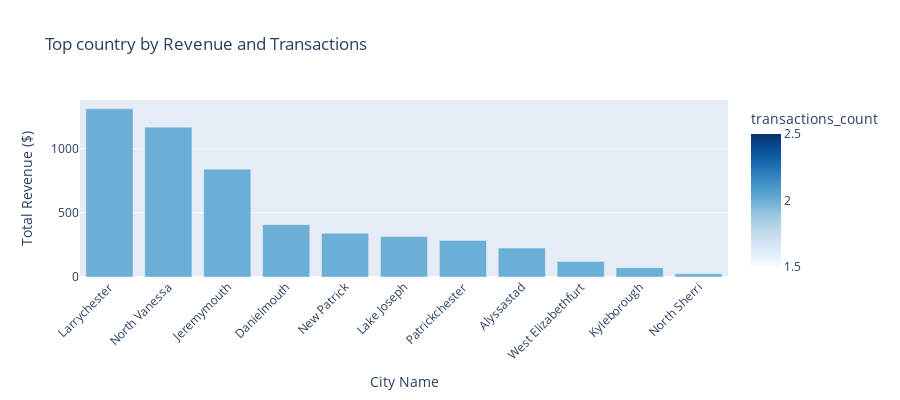

Notebook source saved alongside this figure:
### Code cell
city_stats = indicator_top_group(df_talta,revenue_column="revenue",groupBy_column="city", n=20)

# Creating the vizualization
fig_top_cities_revenue = px.bar(
        city_stats,
        x='city',
        y='total_revenue',
        hover_data={'transactions_count': True, 'total_revenue': ':.2f'},
        title='Top country by Revenue and Transactions',
        labels={'total_revenue': 'Total Revenue ($)', 'city': 'City Name'},
        color='transactions_count',
        color_continuous_scale='Blues'
)
fig_top_cities_revenue.update_layout(
        xaxis_tickangle=-45,
        height=400
)

### Figure 1 — Plotly figure (JSON) as saved in the notebook; plotly's stock layout.template omitted (floating-point values rounded to 4 significant figures)
{"data": [{"customdata": [[2], [2], [2], [2], [2], [2], [2], [2], [2], [2], [2]], "hovertemplate": "City Name=%{x}<br>Total Revenue ($)=%{y:.2f}<br>transactions_count=%{marker.color}<extra></extra>", "legendgroup": "", "marker": {"color": [2, 2, 2, 2, 2, 2, 2, 2, 2, 2, 2], "coloraxis": "coloraxis", "pattern": {"shape": ""}}, "name": "", "orientation": "v", "showlegend": false, "textposition": "auto", "type": "bar", "x": ["Larrychester", "North Vanessa", "Jeremymouth", "Danielmouth", "New Patrick", "Lake Joseph", "Patrickchester", "Alyssastad", "West Elizabethfurt", "Kyleborough", "North Sherri"], "xaxis": "x", "y": [1310.0, 1167.0, 839.5, 407.5, 340.9, 315.0, 284.6, 225.5, 120.8, 72.24, 24.66], "yaxis": "y"}], "layout": {"barmode": "relative", "coloraxis": {"colorbar": {"title": {"text": "transactions_count"}}, "colorscale": [[0, "rgb(247,251,255)"], [0.125, "rgb(222,235,247)"], [0.25, "rgb(198,219,239)"], [0.375, "rgb(158,202,225)"], [0.5, "rgb(107,174,214)"], [0.625, "rgb(66,146,198)"], [0.75, "rgb(33,113,181)"], [0.875, "rgb(8,81,156)"], [1, "rgb(8,48,107)"]]}, "height": 400, "legend": {"tracegroupgap": 0}, "title": {"text": "Top country by Revenue and Transactions"}, "xaxis": {"anchor": "y", "domain": [0, 1], "tickangle": -45, "title": {"text": "City Name"}}, "yaxis": {"anchor": "x", "domain": [0, 1], "title": {"text": "Total Revenue ($)"}}}}
